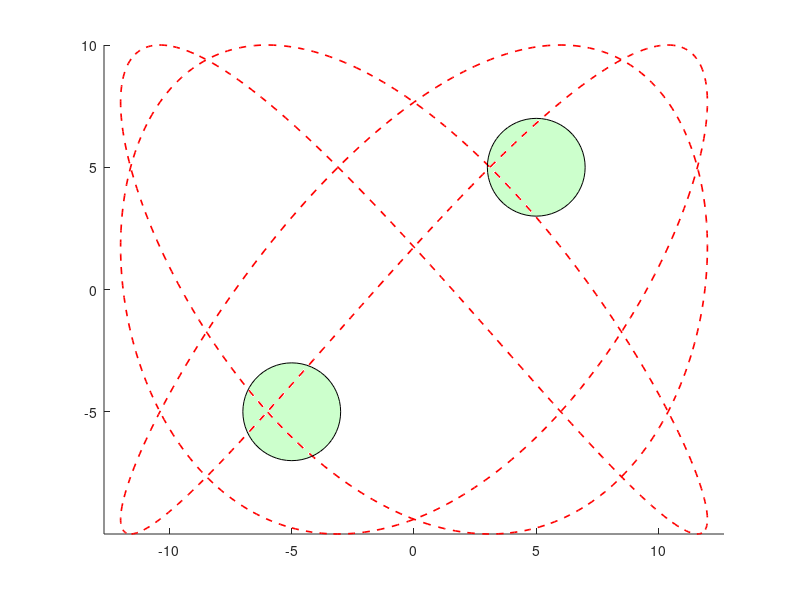

Reproduce this figure in MATLAB. (Note: this script raises an error after producing the figure.)
%% mpc_enhanced_vector_control_smoothed.m
clear; clc; close all;

%% 1) Constant Definitions
wheelbase = 0.2;            % Wheelbase (l)
sampling_time = 0.5;        % Sampling Time (delta_T)
obstacle_radius_fixed = 2;  % Detection radius for fixed obstacles
avoidance_strength = 1.5;
num_dynamic_obstacles = 50; % Number of dynamic obstacles
total_steps = 1000;         % Total number of simulation steps (N)
prediction_steps_pf = 10;  % Prediction steps for potential field

% MPC Parameters
prediction_horizon_mpc = 5;   % MPC Prediction Horizon (Hp_mpc)
Q_mpc = eye(2);               % MPC State Error Weight Matrix
R_mpc = 0.01*eye(2*prediction_horizon_mpc); % MPC Control Input Weight Matrix
max_linear_velocity = 1.2;    % Maximum linear velocity magnitude (U_max)

%% 2) Initial and Desired Trajectory
current_pose = [0; 12; 3/2*pi]; % [x; y; theta]
time_vector = linspace(0, 2*pi, total_steps);
A = 12; B = 10; alpha = 3; beta = 4; phi = pi/3;
desired_pose = [A*sin(alpha*time_vector+phi); B*cos(beta*time_vector)];

%% 3) Obstacle Initialization
fixed_obstacles = [5,5; -5,-5];
dynamic_obstacles_pos = rand(num_dynamic_obstacles, 2) * 10 - 5;
dynamic_obstacles_vel = rand(num_dynamic_obstacles, 2) * 0.1 - 0.05;

%% 4) Plot Initialization
figure('Color','w'); hold on; axis equal;
plot(desired_pose(1,:), desired_pose(2,:), 'r--', 'LineWidth', 1.2);
for i = 1:size(fixed_obstacles, 1)
    rectangle('Position', [fixed_obstacles(i,:) - obstacle_radius_fixed, 2*obstacle_radius_fixed, 2*obstacle_radius_fixed], ...
              'Curvature', [1,1], 'FaceColor', [0.8, 1, 0.8], 'EdgeColor', 'k');
end
trajectory_handle = animatedline('Color', 'b', 'LineWidth', 1.5);
reference_handle = animatedline('Color', 'r', 'LineStyle', '--');
robot_handle = plot(current_pose(1), current_pose(2), 'ko', 'MarkerSize', 8, ...
                  'MarkerFaceColor', 'none', 'MarkerEdgeColor', 'k');
xlim([-15, 15]); ylim([-15, 15]);

dynamic_obstacle_handles = gobjects(num_dynamic_obstacles, 1);
for i = 1:num_dynamic_obstacles
    dynamic_obstacle_handles(i) = plot(dynamic_obstacles_pos(i, 1), dynamic_obstacles_pos(i, 2), 'ko', 'MarkerFaceColor', 'k');
end

%% 5) Variable Recording & MPC Matrix Pre-calculation
tracking_errors = zeros(2, total_steps);
collision_count = 0;

S_mpc = zeros(2*prediction_horizon_mpc, 2*prediction_horizon_mpc);
for i = 1:prediction_horizon_mpc
    for j = 1:i
        S_mpc(2*i-1:2*i, 2*j-1:2*j) = sampling_time * eye(2);
    end
end

Qbar_mpc = kron(eye(prediction_horizon_mpc), Q_mpc);

% Smoothing Filter Parameter
smoothing_alpha = 0.45;     % Recommended range: 0.2 ~ 0.6
previous_control_input = [0; 0]; % Control input from the previous step

%% 6) Main Simulation Loop
gif_filename = 'mpc_enhanced_vector_control_smoothed.gif';
for k = 1:total_steps
    %—— Visualize Reference and Actual Trajectory
    addpoints(reference_handle, desired_pose(1, k), desired_pose(2, k));
    addpoints(trajectory_handle, current_pose(1), current_pose(2));
    
    %—— 1) MPC Target Attraction
    reference_vector_mpc = zeros(2*prediction_horizon_mpc, 1);
    current_xy_pose = current_pose(1:2);
    for i = 1:prediction_horizon_mpc
        index = min(k + i, total_steps);
        reference_vector_mpc(2*i-1:2*i) = desired_pose(:, index);
    end
    initial_state_vector_mpc = repmat(current_xy_pose, prediction_horizon_mpc, 1);
    
    H_mpc = 2*(S_mpc' * Qbar_mpc * S_mpc + R_mpc);
    f_mpc = 2*(S_mpc' * Qbar_mpc * (initial_state_vector_mpc - reference_vector_mpc));
    
    lower_bound_mpc = -max_linear_velocity * ones(2*prediction_horizon_mpc, 1);
    upper_bound_mpc =  max_linear_velocity * ones(2*prediction_horizon_mpc, 1);
    options = optimoptions('quadprog', 'Display', 'none');
    optimal_control_mpc = quadprog(H_mpc, f_mpc, [], [], [], [], lower_bound_mpc, upper_bound_mpc, [], options);
    
    u_x_mpc = optimal_control_mpc(1);
    u_y_mpc = optimal_control_mpc(2);
    
    %—— 2) Predictive Fixed Obstacle Avoidance (Original Logic)
    predicted_pose = current_pose;
    predicted_vx = u_x_mpc; predicted_vy = u_y_mpc;
    for t_pred = 1:prediction_steps_pf
        for i = 1:size(fixed_obstacles, 1)
            distance_fixed = norm(predicted_pose(1:2) - fixed_obstacles(i,:)');
            if distance_fixed < obstacle_radius_fixed + 1
                angle_fixed = atan2(predicted_pose(2) - fixed_obstacles(i, 2), predicted_pose(1) - fixed_obstacles(i, 1));
                repulsive_force_fixed = avoidance_strength * exp(-distance_fixed);
                predicted_vx = predicted_vx + repulsive_force_fixed * cos(angle_fixed);
                predicted_vy = predicted_vy + repulsive_force_fixed * sin(angle_fixed);
            end
        end
        predicted_pose(1) = predicted_pose(1) + predicted_vx * sampling_time;
        predicted_pose(2) = predicted_pose(2) + predicted_vy * sampling_time;
    end
    u_x = predicted_vx;
    u_y = predicted_vy;
    
    %—— 3) Dynamic Obstacle Avoidance (Original Logic)
    for i = 1:num_dynamic_obstacles
        distance_dynamic = hypot(current_pose(1) - dynamic_obstacles_pos(i, 1), current_pose(2) - dynamic_obstacles_pos(i, 2));
        if distance_dynamic < obstacle_radius_fixed + 2
            angle_dynamic = atan2(current_pose(2) - dynamic_obstacles_pos(i, 2), current_pose(1) - dynamic_obstacles_pos(i, 1));
            repulsive_force_dynamic = avoidance_strength * exp(-distance_dynamic);
            u_x = u_x + repulsive_force_dynamic * cos(angle_dynamic);
            u_y = u_y + repulsive_force_dynamic * sin(angle_dynamic);
        end
    end
    
    %—— 4) Input Saturation
    velocity_magnitude = norm([u_x; u_y]);
    if velocity_magnitude > max_linear_velocity
        u_x = u_x * max_linear_velocity / velocity_magnitude;
        u_y = u_y * max_linear_velocity / velocity_magnitude;
    end
    
    %—— 5) Velocity Smoothing (Low-Pass Filter)
    velocity_vector = [u_x; u_y];
    velocity_vector = smoothing_alpha * previous_control_input + (1 - smoothing_alpha) * velocity_vector;
    previous_control_input = velocity_vector;
    u_x = velocity_vector(1);
    u_y = velocity_vector(2);
    
    %—— 6) Inverse Kinematics for Angular Velocity
    angular_velocity = ( -sin(current_pose(3))*u_x + cos(current_pose(3))*u_y ) / wheelbase;
    
    %—— 7) Update State
    current_pose(1) = current_pose(1) + u_x * sampling_time;
    current_pose(2) = current_pose(2) + u_y * sampling_time;
    current_pose(3) = wrapToPi(current_pose(3) + angular_velocity * sampling_time);
    
    %—— 8) Update Dynamic Obstacles & Collision Count
    dynamic_obstacles_pos = dynamic_obstacles_pos + dynamic_obstacles_vel;
    for i = 1:num_dynamic_obstacles
        set(dynamic_obstacle_handles(i), 'XData', dynamic_obstacles_pos(i, 1), 'YData', dynamic_obstacles_pos(i, 2));
        if hypot(current_pose(1) - dynamic_obstacles_pos(i, 1), current_pose(2) - dynamic_obstacles_pos(i, 2)) < obstacle_radius_fixed + 0.5
            collision_count = collision_count + 1;
        end
    end
    
    %—— 9) Update Robot Plot
    set(robot_handle, 'XData', current_pose(1), 'YData', current_pose(2));
    
    %—— 10) (Optional) Save GIF
    frame = getframe(gcf);
    im = frame2im(frame);
    [imind, cm] = rgb2ind(im, 256);
    if k == 1
        imwrite(imind, cm, gif_filename, 'gif', 'LoopCount', inf, 'DelayTime', 0.01);
    elseif rem(k, 2) == 0
        imwrite(imind, cm, gif_filename, 'gif', 'WriteMode', 'append', 'DelayTime', 0.01);
    end
    
    drawnow;
    
    % Record Errors
    tracking_errors(1, k) = desired_pose(1, k) - current_pose(1);
    tracking_errors(2, k) = desired_pose(2, k) - current_pose(2);
end

%% 7) Error Evaluation
figure('Color','w');

subplot(2,1,1);
plot(time_vector, tracking_errors(1,:), 'r', time_vector, tracking_errors(2,:), 'b', 'LineWidth', 1.2);
legend('Error\_x', 'Error\_y'); xlabel('Time'); ylabel('Error (m)');
title('Tracking Error');

subplot(2,1,2);
rmse = sqrt(mean(tracking_errors.^2, 2));
bar(rmse);
set(gca, 'XTickLabel', {'RMSE\_x', 'RMSE\_y'});
ylabel('Error (m)');
title('Root Mean Square Error');

disp(['Total Collisions: ', num2str(collision_count)]);